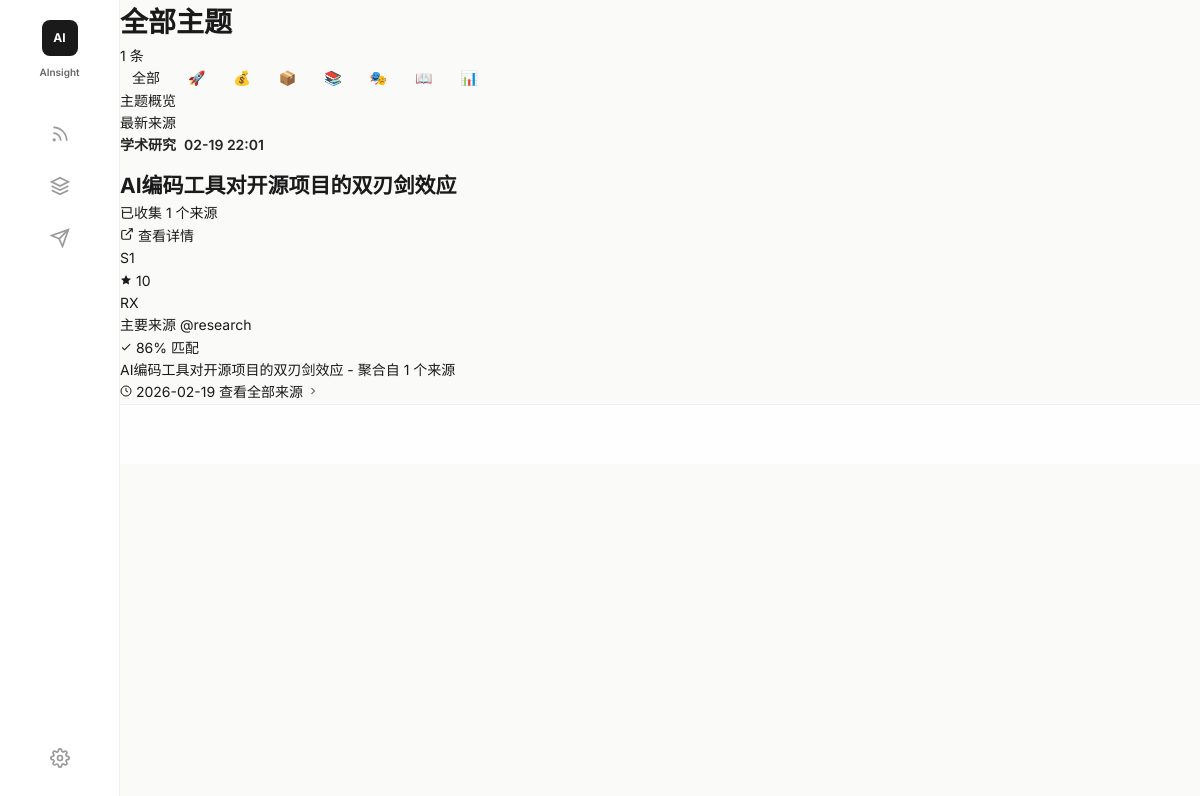
Page /topics?category=research on the committed database.
### src/database/models.py (models this page shows, shortened)
class Topic(Base):
    __tablename__ = "topics"
    id = Column(Integer, primary_key=True, autoincrement=True)
    title = Column(String(200), nullable=False, comment="主题标题")
    slug = Column(String(100), unique=True, nullable=False, comment="URL 友好标识")
    description = Column(Text, comment="主题描述")
    keywords = Column(Text, comment="关键词，空格分隔")
    category = Column(SQLEnum(IntelCategoryEnum), comment="情报类型")
    tags = Column(JSON, comment="标签列表")
    heat_score = Column(Integer, default=0, comment="热度评分 1-100")
    source_count = Column(Integer, default=0, comment="关联的原始内容数量")
    status = Column(SQLEnum(TopicStatusEnum), default=TopicStatusEnum.ACTIVE, comment="主题状态")
    merged_into_id = Column(Integer, ForeignKey("topics.id"), comment="合并到的主题 ID")
    first_seen_at = Column(DateTime, comment="首次发现时间")
    last_updated_at = Column(DateTime, comment="最后更新时间")
    created_at = Column(DateTime, server_default=func.now())
    raw_contents = relationship("RawContent", back_populates="topic")
    intelligence_package = relationship("IntelligencePackage", back_populates="topic", uselist=False)
    merged_topics = relationship("Topic", backref="merged_into", remote_side=[id])
    __table_args__ = (
        Index("idx_topics_category", "category"),
        Index("idx_topics_status", "status"),
        Index("idx_topics_heat", "heat_score"),
        Index("idx_topics_slug", "slug"),
    )

### src/web/app.py (the view)
@app.get("/topics", response_class=HTMLResponse)
async def topics_page(
    request: Request,
    category: Optional[str] = None,
    page: int = Query(1, ge=1),
):
    limit = 20
    offset = (page - 1) * limit
    cat_enum = None
    if category:
        try:
            cat_enum = IntelCategoryEnum(category)
        except ValueError:
            pass
    topics = await db.get_active_topics(category=cat_enum, limit=limit, offset=offset)
    categories = [
        {"value": "model_release", "label": "模型发布", "emoji": "🚀"},
        {"value": "funding", "label": "融资消息", "emoji": "💰"},
        {"value": "product_launch", "label": "产品发布", "emoji": "📦"},
        {"value": "research", "label": "研究论文", "emoji": "📚"},
        {"value": "drama", "label": "行业八卦", "emoji": "🎭"},
        {"value": "tutorial", "label": "教程分享", "emoji": "📖"},
        {"value": "market_signal", "label": "市场信号", "emoji": "📊"},
    ]
    return templates.TemplateResponse("topics.html", {
        "request": request,
        "topics": topics,
        "categories": categories,
        "current_category": category,
        "page": page,
    })

### src/web/templates/topics.html (shortened to what this page needs)
{% extends "base.html" %}
{% block content %}
<header class="top-header">
    <div class="header-left">
        <h1 class="header-title">全部主题</h1>
        <div class="header-stats">
            <div class="stat-item">
                <span class="stat-value">{{ topics|length }}</span>
                <span>条</span>
            </div>
        </div>
    </div>
    <div class="kol-filter-row" style="gap: 6px;">
        <a href="/topics" class="kol-avatar {{ 'active' if not current_category else 'inactive' }}" style="width: auto; padding: 0 12px; border-radius: 16px;">全部</a>
        {% for cat in categories %}
        <a href="/topics?category={{ cat.value }}"
           class="kol-avatar {{ 'active' if current_category == cat.value else 'inactive' }}"
           style="width: auto; padding: 0 12px; border-radius: 16px;"
           title="{{ cat.label }}">
            {{ cat.emoji }}
        </a>
        {% endfor %}
    </div>
</header>
<div class="split-feed">
    <div class="feed-grid">
        <div class="column-header">主题概览</div>
        <div class="column-header">最新来源</div>
        {% if topics %}
        {% for topic in topics %}
        <div class="feed-row">
            <div class="insight-card" data-pair="topic-{{ topic.id }}">
                <div class="insight-header">
                    <span class="insight-category category-{{ topic.category.value if topic.category else 'other' }}">
                        {% if topic.category %}
                            {% if topic.category.value == 'model_release' %}模型发布
                            {% elif topic.category.value == 'funding' %}融资动态
                            {% elif topic.category.value == 'product_launch' %}产品上线
                            {% elif topic.category.value == 'research' %}学术研究
                            {% elif topic.category.value == 'drama' %}行业动态
                            {% elif topic.category.value == 'tutorial' %}技术教程
                            {% elif topic.category.value == 'market_signal' %}市场信号
                            {% else %}资讯{% endif %}
                        {% else %}资讯{% endif %}
                    </span>
                    <span class="insight-time">{{ topic.first_seen_at.strftime('%m-%d %H:%M') if topic.first_seen_at else '今天' }}</span>
                </div>
                <h2 class="insight-title">{{ topic.title }}</h2>
                <div class="insight-summary">
                    <div class="summary-item">
                        <span>已收集 {{ topic.source_count }} 个来源</span>
                    </div>
                </div>
                <div class="insight-footer">
                    <a href="/topic/{{ topic.id }}" class="verify-btn">
                        <svg width="14" height="14" viewBox="0 0 24 24" fill="none" stroke="currentColor" stroke-width="2">
                            <path d="M18 13v6a2 2 0 0 1-2 2H5a2 2 0 0 1-2-2V8a2 2 0 0 1 2-2h6"/>
                            <polyline points="15 3 21 3 21 9"/>
                            <line x1="10" y1="14" x2="21" y2="3"/>
                        </svg>
                        查看详情
                    </a>
                    <div class="kol-cluster">
                        <div class="kol-cluster-avatar">S1</div>
                    </div>
                    <div class="impact-score">
                        <svg width="12" height="12" viewBox="0 0 24 24" fill="currentColor">
                            <path d="M12 2l3.09 6.26L22 9.27l-5 4.87 1.18 6.88L12 17.77l-6.18 3.25L7 14.14 2 9.27l6.91-1.01L12 2z"/>
                        </svg>
                        {{ topic.heat_score }}
                    </div>
                </div>
            </div>
            <div class="evidence-card" data-pair="topic-{{ topic.id }}">
                <div class="evidence-header">
                    <div class="evidence-source">
                        <div class="source-avatar">
                            {% if topic.category %}
                                {% if topic.category.value == 'model_release' %}AI
                                {% elif topic.category.value == 'funding' %}VC
                                {% elif topic.category.value == 'product_launch' %}PR
                                {% elif topic.category.value == 'research' %}RX
                                {% elif topic.category.value == 'drama' %}TW
                                {% elif topic.category.value == 'tutorial' %}GH
                                {% elif topic.category.value == 'market_signal' %}MK
                                {% else %}RS{% endif %}
                            {% else %}RS{% endif %}
                        </div>
                        <div class="source-info">
                            <span class="source-name">主要来源</span>
                            <span class="source-handle">@{{ topic.category.value if topic.category else 'feed' }}</span>
                        </div>
                    </div>
                    <span class="match-badge">
                        <svg width="12" height="12" viewBox="0 0 24 24" fill="currentColor">
                            <path d="M9 16.17L4.83 12l-1.42 1.41L9 19 21 7l-1.41-1.41z"/>
                        </svg>
                        {{ 85 + (loop.index % 15) }}% 匹配
                    </span>
                </div>
                <div class="evidence-content">
                    {% if topic.description %}
                    {{ topic.description[:250] }}{% if topic.description|length > 250 %}...{% endif %}
                    {% else %}
                    {{ topic.title }} - 聚合自 {{ topic.source_count }} 个来源
                    {% endif %}
                </div>
                <div class="evidence-meta">
                    <span class="evidence-time">
                        <svg width="12" height="12" viewBox="0 0 24 24" fill="none" stroke="currentColor" stroke-width="2">
                            <circle cx="12" cy="12" r="10"/>
                            <path d="M12 6v6l4 2"/>
                        </svg>
                        {{ topic.first_seen_at.strftime('%Y-%m-%d') if topic.first_seen_at else '今天' }}
                    </span>
                    <a href="/topic/{{ topic.id }}" class="evidence-link">
                        查看全部来源
                        <svg width="12" height="12" viewBox="0 0 24 24" fill="none" stroke="currentColor" stroke-width="2">
                            <polyline points="9 18 15 12 9 6"/>
                        </svg>
                    </a>
                </div>
            </div>
        </div>
        {% endfor %}
        {% else %}
        <div class="empty-state">
            <div class="empty-icon">📭</div>
            <h3 class="empty-title">暂无主题</h3>
            <p class="empty-text">{% if current_category %}该分类下暂无主题{% else %}运行抓取器开始收集主题{% endif %}</p>
        </div>
        {% endif %}
    </div>
</div>
{% endblock %}

### src/web/static/css/style.css (style rules this page uses)
:root { --bg-cream: #FAFAF8; --bg-white: #FFFFFF; --bg-hover: #F5F5F3; --text-primary: #1A1A1A; --text-secondary: #666666; --text-muted: #999999; --cyber-green: #00D4AA; --cyber-green-light: rgba(0, 212, 170, 0.1); --border-light: rgba(0, 0, 0, 0.06); --border-divider: rgba(0, 0, 0, 0.08); --sidebar-width: calc(100vw / 7); --font-family: 'Inter', -apple-system, BlinkMacSystemFont, 'SF Pro Display', system-ui, sans-serif; --timeline-height: 60px; }
*, *::before, *::after { box-sizing: border-box; margin: 0; padding: 0; }
html, body { width: 100vw; height: 100vh; overflow: hidden; font-family: var(--font-family); font-size: 14px; line-height: 1.6; color: var(--text-primary); background: var(--bg-cream); -webkit-font-smoothing: antialiased; }
a { color: inherit; text-decoration: none; }
.insight-header { display: flex; align-items: center; gap: 8px; font-weight: 600; font-size: 14px; margin-bottom: 12px; opacity: 0.95; }

### rows in the picture
Topic: shows "学术研究", first_seen_at "02-19 22:01", title "AI编码工具对开源项目的双刃剑效应", source_count "1", heat_score "10", shows "RX", category "research", index "86", first_seen_at "2026-02-19"

### other values in the picture
{{ topics|length }} "1"
{{ cat.emoji }} "🚀" "💰" "📦" "📚" "🎭" "📖" "📊"
